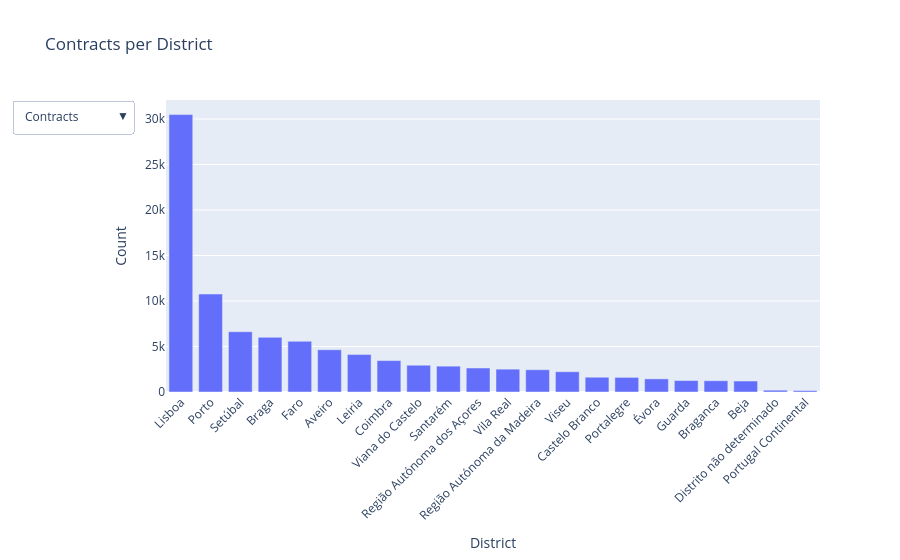

The notebook cell this image was saved under:
### Code cell
fig = go.Figure()

# --- traces ---
part01 = subset_plot.sort_values("n_contracts", ascending=False)
fig.add_trace(go.Bar(
    x=part01["district"],
    y=part01["n_contracts"],
    name="Contracts",
    visible=True  # default visible
))

part02 = subset_plot.sort_values("n_adjudicantes", ascending=False)
fig.add_trace(go.Bar(
    x=part02["district"],
    y=part02["n_adjudicantes"],
    name="Adjudicantes",
    visible=False
))

part03 = subset_plot.sort_values("n_adjudicatarios", ascending=False)
fig.add_trace(go.Bar(
    x=part03["district"],
    y=part03["n_adjudicatarios"],
    name="Adjudicatarios",
    visible=False
))

# --- dropdown ---
fig.update_layout(
    updatemenus=[
        dict(
            buttons=[
                dict(
                    label="Contracts",
                    method="update",
                    args=[{"visible": [True, False, False]},
                          {"title": "Number of Contracts"}]
                ),
                dict(
                    label="Adjudicantes",
                    method="update",
                    args=[{"visible": [False, True, False]},
                          {"title": "Number of Adjudicantes"}]
                ),
                dict(
                    label="Adjudicatarios",
                    method="update",
                    args=[{"visible": [False, False, True]},
                          {"title": "Number of Adjudicatarios"}]
                ),
            ],
            direction="down",
            showactive=True
        )
    ]
)

fig.update_layout(
    title="Contracts per District",
    xaxis_title="District",
    yaxis_title="Count",
    xaxis_tickangle=-45
)

fig.show()

### Figure 1 — Plotly figure (JSON) as saved in the notebook; plotly's stock layout.template omitted (floating-point values rounded to 4 significant figures)
{"data": [{"name": "Contracts", "type": "bar", "visible": true, "x": ["Lisboa", "Porto", "Setúbal", "Braga", "Faro", "Aveiro", "Leiria", "Coimbra", "Viana do Castelo", "Santarém", "Região Autónoma dos Açores", "Vila Real", "Região Autónoma da Madeira", "Viseu", "Castelo Branco", "Portalegre", "Évora", "Guarda", "Braganca", "Beja", "Distrito não determinado", "Portugal Continental"], "y": [30485, 10763, 6623, 6005, 5574, 4644, 4114, 3452, 2943, 2842, 2638, 2511, 2447, 2228, 1624, 1606, 1442, 1260, 1238, 1208, 199, 154]}, {"name": "Adjudicantes", "type": "bar", "visible": false, "x": ["Lisboa", "Porto", "Braga", "Aveiro", "Região Autónoma dos Açores", "Coimbra", "Santarém", "Setúbal", "Viseu", "Leiria", "Faro", "Região Autónoma da Madeira", "Vila Real", "Castelo Branco", "Viana do Castelo", "Évora", "Guarda", "Beja", "Braganca", "Portalegre", "Portugal Continental", "Distrito não determinado"], "y": [518, 354, 193, 176, 156, 148, 144, 143, 136, 131, 127, 113, 95, 89, 87, 83, 75, 70, 69, 59, 52, 41]}, {"name": "Adjudicatarios", "type": "bar", "visible": false, "x": ["Lisboa", "Porto", "Setúbal", "Braga", "Aveiro", "Faro", "Leiria", "Coimbra", "Santarém", "Viana do Castelo", "Vila Real", "Viseu", "Castelo Branco", "Região Autónoma dos Açores", "Região Autónoma da Madeira", "Portalegre", "Évora", "Beja", "Braganca", "Guarda", "Distrito não determinado", "Portugal Continental"], "y": [3819, 2579, 1704, 1641, 1475, 1402, 1326, 1270, 995, 945, 900, 818, 725, 683, 665, 644, 623, 574, 520, 507, 119, 97]}], "layout": {"title": {"text": "Contracts per District"}, "updatemenus": [{"buttons": [{"args": [{"visible": [true, false, false]}, {"title": "Number of Contracts"}], "label": "Contracts", "method": "update"}, {"args": [{"visible": [false, true, false]}, {"title": "Number of Adjudicantes"}], "label": "Adjudicantes", "method": "update"}, {"args": [{"visible": [false, false, true]}, {"title": "Number of Adjudicatarios"}], "label": "Adjudicatarios", "method": "update"}], "direction": "down", "showactive": true}], "xaxis": {"tickangle": -45, "title": {"text": "District"}}, "yaxis": {"title": {"text": "Count"}}}}
